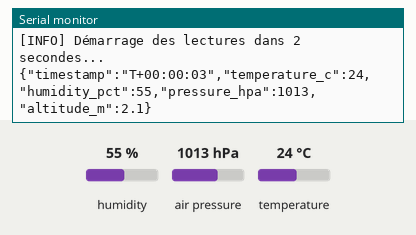
The program below on a simulated ESP32. Parts: the last lines printed to the serial monitor. The inputs (shaded band) are chosen by the test bench; at power-on: humidity 55 %, air pressure 1013 hPa, temperature 24 °C.

Above: at 4.2 s.
4.3 s: humidity set to 22 %
At 5.6 s:
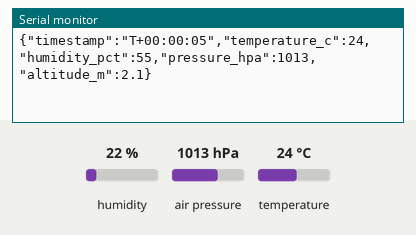
5.8 s: air pressure set to 952 hPa
At 7.2 s:
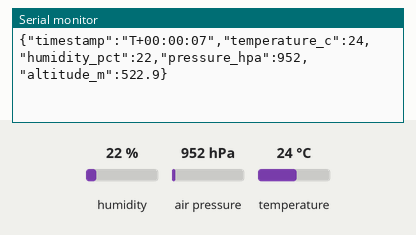
7.3 s: temperature set to 12 °C
8.8 s: air pressure set to 975 hPa
At 9.6 s:
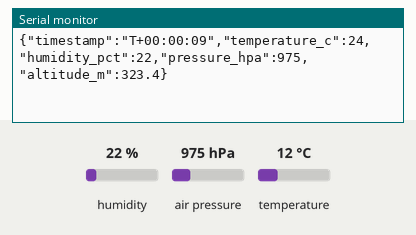
10.3 s: humidity set to 40 %
At 12.4 s:
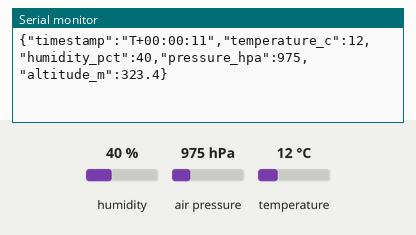
Timing chart, 0 to 12.8 s (numbered marks = the images above; inputs shaded):
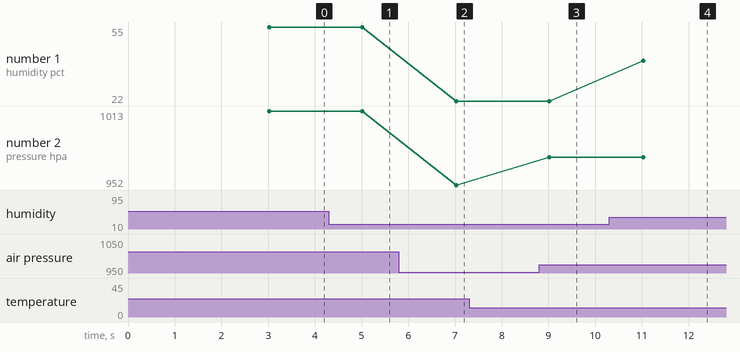

Measured:
- after the input at 5.8 s, the serial monitor: prints a new line after 1.2 s (image 2)
- after the input at 8.8 s, the serial monitor: prints a new line after 0.22 s (image 3)
- after the input at 10.3 s, the serial monitor: prints a new line after 0.72 s (image 4)
- plotted number 1: 22 → 40 after the input at 10.3 s
- plotted number 2: 1013 → 952 after the input at 5.8 s, 952 → 975 after the input at 8.8 s

The program:

main.cpp
```cpp
#include <Arduino.h>
#include <DHT.h>
#include <Adafruit_BMP280.h>
#include <ArduinoJson.h>

// ─── Configuration des broches ────────────────────────────────────────────────
#define DHT_PIN  4
#define DHT_TYPE DHT22

// ─── Instances des capteurs ───────────────────────────────────────────────────
DHT dht(DHT_PIN, DHT_TYPE);
Adafruit_BMP280 bmp;

// ─── Intervalle de lecture (ms) ───────────────────────────────────────────────
const unsigned long LECTURE_INTERVAL_MS = 2000;
unsigned long derniereLecture = 0;

// ─── Prototypes ───────────────────────────────────────────────────────────────
bool lireEtPublierCapteurs();
String horodatage();

void setup() {
  Serial.begin(115200);
  delay(1000);

  Serial.println("=================================");
  Serial.println(" Station Météo IoT — Module 1");
  Serial.println(" Initialisation des capteurs...");
  Serial.println("=================================");

  dht.begin();
  Serial.println("[DHT22] Initialisé sur GPIO4");

  if (!bmp.begin(0x76)) {
    if (!bmp.begin(0x77)) {
      Serial.println("[ERREUR] BMP280 non trouvé ! Vérifier le câblage I2C.");
    }
  } else {
    bmp.setSampling(
      Adafruit_BMP280::MODE_NORMAL,
      Adafruit_BMP280::SAMPLING_X2,
      Adafruit_BMP280::SAMPLING_X16,
      Adafruit_BMP280::FILTER_X16,
      Adafruit_BMP280::STANDBY_MS_500
    );
    Serial.println("[BMP280] Initialisé sur I2C (0x76)");
  }

  Serial.println("[INFO] Démarrage des lectures dans 2 secondes...");
  delay(2000);
}

void loop() {
  unsigned long maintenant = millis();
  if (maintenant - derniereLecture >= LECTURE_INTERVAL_MS) {
    derniereLecture = maintenant;
    lireEtPublierCapteurs();
  }
}

bool lireEtPublierCapteurs() {
  float temperature = dht.readTemperature();
  float humidite    = dht.readHumidity();

  if (isnan(temperature) || isnan(humidite)) {
    Serial.println("[ERREUR] Lecture DHT22 échouée — capteur déconnecté ?");
    return false;
  }

  float pression = bmp.readPressure() / 100.0F;
  float altitude  = bmp.readAltitude(1013.25);

  StaticJsonDocument<256> doc;
  doc["timestamp"]      = horodatage();
  doc["temperature_c"]  = round(temperature * 10) / 10.0;
  doc["humidity_pct"]   = round(humidite * 10) / 10.0;
  doc["pressure_hpa"]   = round(pression * 10) / 10.0;
  doc["altitude_m"]     = round(altitude * 10) / 10.0;

  serializeJson(doc, Serial);
  Serial.println();

  return true;
}

String horodatage() {
  unsigned long ms = millis();
  unsigned long secondes = ms / 1000;
  unsigned long minutes  = secondes / 60;
  unsigned long heures   = minutes / 60;

  char buf[20];
  snprintf(buf, sizeof(buf), "T+%02lu:%02lu:%02lu",
           heures, minutes % 60, secondes % 60);
  return String(buf);
}
```
